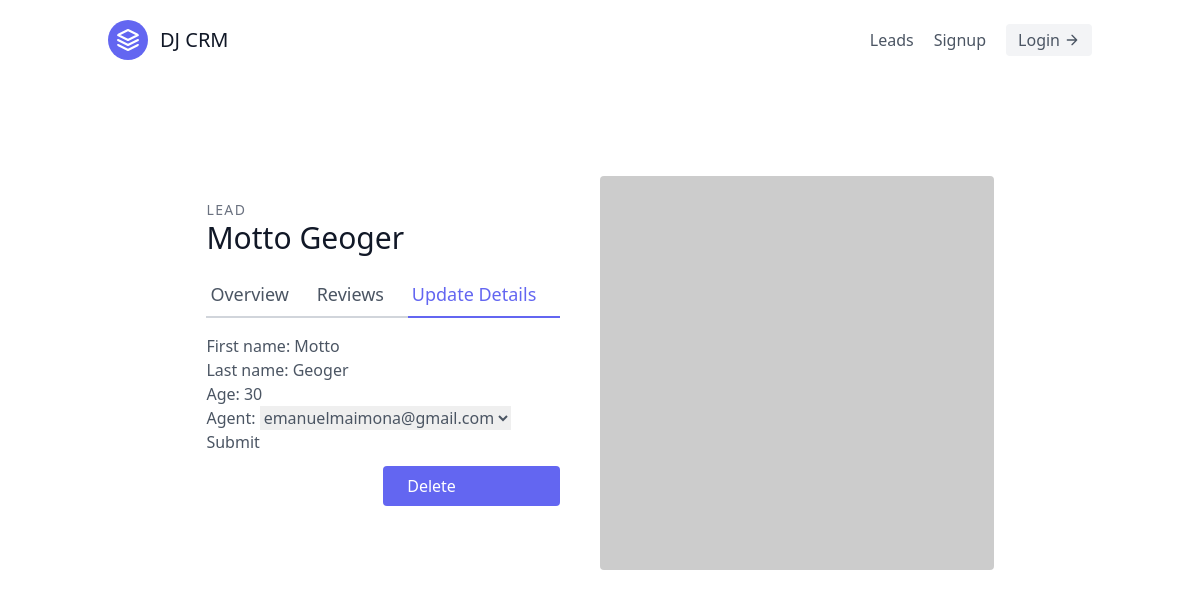
Page /leads/2/update/ on the earlier database version.
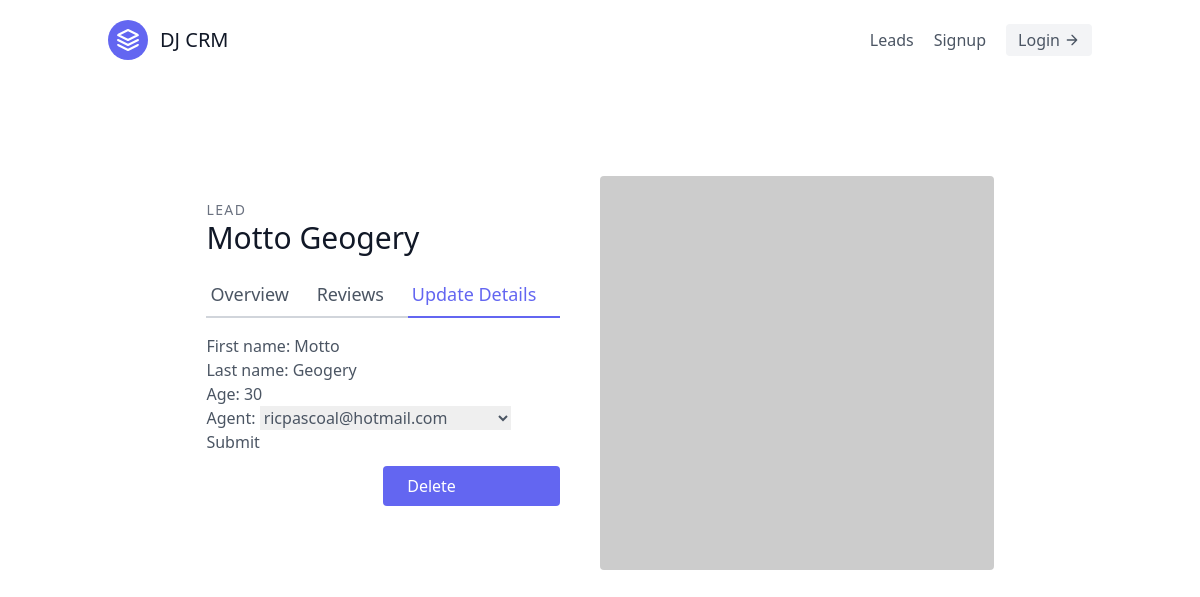
Same page on the later database version.
### leads/models.py (models this page shows, shortened)
class Lead(models.Model):
    first_name = models.CharField(max_length=20)
    last_name = models.CharField(max_length=20)
    age = models.IntegerField(default=0)
    agent = models.ForeignKey("Agent", on_delete=models.CASCADE)

### leads/views.py (the view, shortened to what this page needs)
# urls.py: path('<int:pk>/update/', LeadUpdateView.as_view(), name='lead-update'),
class LeadUpdateView(UpdateView):
    template_name = 'leads/lead_update.html'
    form_class = LeadModelForm
    queryset = Lead.objects.all()

### leads/forms.py
class LeadModelForm(forms.ModelForm):
    class Meta:
        model = Lead
        fields = (
            'first_name',
            'last_name',
            'age',
            'agent',
        )

### leads/models.py (called while the page is built)
    def __str__(self):
        return self.user.email

### leads/templates/leads/lead_update.html (shortened to what this page needs)
{% extends 'base.html' %}
{% block content %}
<section class="text-gray-600 body-font overflow-hidden">
    <div class="container px-5 py-24 mx-auto">
      <div class="lg:w-4/5 mx-auto flex flex-wrap">
        <div class="lg:w-1/2 w-full lg:pr-10 lg:py-6 mb-6 lg:mb-0">
          <h2 class="text-sm title-font text-gray-500 tracking-widest">LEAD</h2>
          <h1 class="text-gray-900 text-3xl title-font font-medium mb-4">{{lead.first_name}} {{lead.last_name}}</h1>
          <div class="flex mb-4">
            <a href="{% url 'leads:lead-detail' lead.pk%}" class="flex-grow border-b-2 border-gray-300 py-2 text-lg px-1">Overview</a>
            <a class="flex-grow border-b-2 border-gray-300 py-2 text-lg px-1">Reviews</a>
            <a href="{% url 'leads:lead-update' lead.pk %}" class="flex-grow text-indigo-500 border-b-2 border-indigo-500 py-2 text-lg px-1">Update Details</a>
          </div>
          <form method="post">
            {{form.as_p}}
            <button type="submit">Submit</button>
            </form>
          <a href="{% url 'leads:lead-delete' lead.pk%}" class="w-1/2  mt-3 flex ml-auto text-white bg-indigo-500 border-0 py-2 px-6 focus:outline-none hover:bg-indigo-600 rounded">Delete</a>
        </div>
        <img alt="ecommerce" class="lg:w-1/2 w-full lg:h-auto h-64 object-cover object-center rounded" src="https://dummyimage.com/400x400">
      </div>
    </div>
  </section>
{% endblock content%}

Differences in the rows shown:
changed Lead "Motto": last_name "Geoger" → "Geogery"; agent "emanuelmaimona@gmail.com" → "ricpascoal@hotmail.com"
